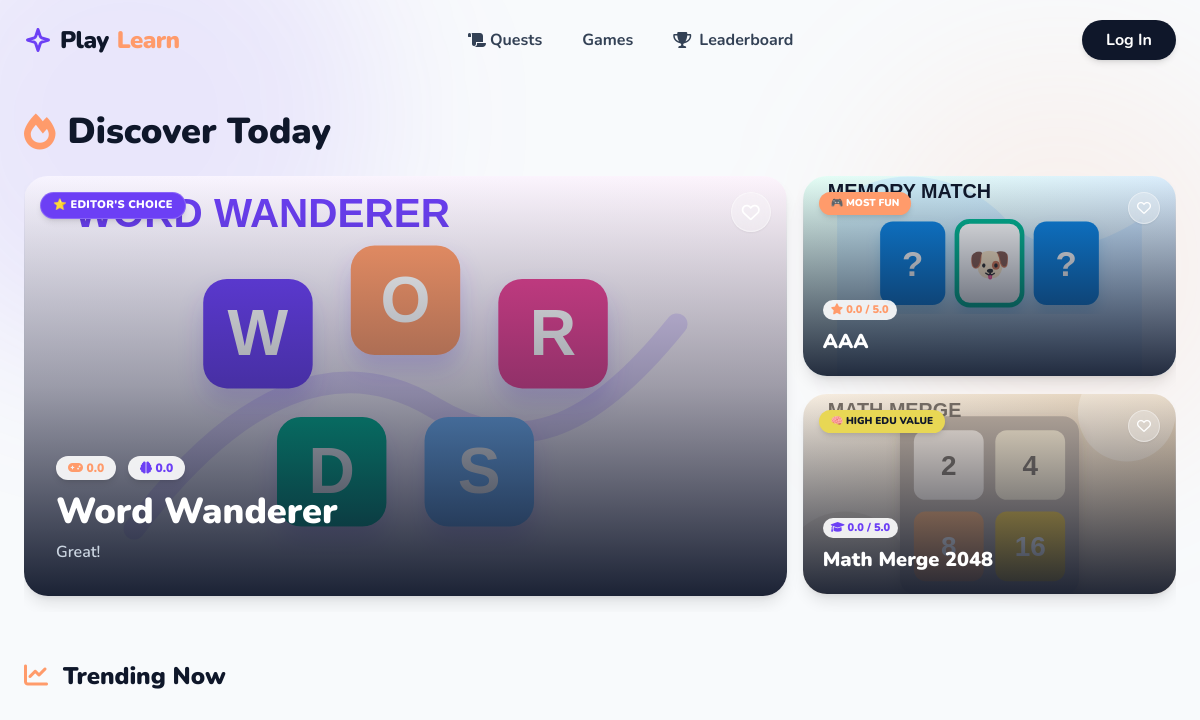
The page /homepage.php on the database its author committed.
### tables this page shows
CREATE TABLE `levels` (
  `id` int(11) NOT NULL,
  `level_name` varchar(100) NOT NULL,
  `category` varchar(50) NOT NULL DEFAULT 'Logic',
  `level_description` text DEFAULT NULL,
  `difficulty` enum('Easy','Normal','Hard') DEFAULT 'Easy',
  `target_score` int(11) DEFAULT 100,
  `image_url` varchar(255) DEFAULT 'assets/img/default_level.jpg',
  `game_url` varchar(255) NOT NULL DEFAULT 'game2048.php',
  `status` enum('published','draft') DEFAULT 'published',
  `created_at` timestamp NOT NULL DEFAULT current_timestamp(),
  `is_featured` tinyint(1) DEFAULT 0,
  `is_trending` tinyint(1) DEFAULT 0,
  `editor_choice` tinyint(1) NOT NULL DEFAULT 0
);

### includes/learning_helpers.php (called while the page is built, shortened)
<?php
function pl_default_game_covers() {
    return [
        '2048' => 'assets/game_covers/math_merge_2048.svg',
        'memory' => 'assets/game_covers/emoji_memory_match.svg',
        'math_pop' => 'assets/game_covers/math_pop.svg',
        'minesweeper' => 'assets/game_covers/mine_sweeper.svg',
        'mine' => 'assets/game_covers/mine_sweeper.svg',
        'odd_one_out' => 'assets/game_covers/odd_one_out.svg',
        'odd' => 'assets/game_covers/odd_one_out.svg',
        'snake' => 'assets/game_covers/snake_dash.svg',
        'word' => 'assets/game_covers/word_wanderer.svg',
    ];
}
function pl_game_cover_url($game) {
    $name = strtolower($game['level_name'] ?? '');
    $url = strtolower($game['game_url'] ?? '');
    $covers = pl_default_game_covers();
    foreach ($covers as $needle => $cover) {
        if (strpos($name, $needle) !== false || strpos($url, $needle) !== false) {
            return $cover;
        }
    }
    return $game['image_url'] ?? 'img/default-game.png';
}
?>

### homepage.php (the view, shortened to what this page needs)
<?php
require 'db_conn.php';
require_once 'includes/learning_helpers.php';
$games = [];
$seen_game_names = [];
$sql = "SELECT l.*, gab.min_age, gab.max_age,
        (SELECT AVG(rating_score) FROM game_reviews WHERE game_id = l.id AND rating_type = 'student') as fun_avg,
        (SELECT AVG(rating_score) FROM game_reviews WHERE game_id = l.id AND rating_type = 'parent') as edu_avg
        FROM levels l
        LEFT JOIN game_age_bands gab ON gab.game_id = l.id
        ORDER BY l.id DESC";
$res = $conn->query($sql);
if ($res && $res->num_rows > 0) {
    while ($row = $res->fetch_assoc()) {
        if (!in_array($row['level_name'], $seen_game_names)) {
            $row['fun_rating'] = $row['fun_avg'] !== null ? number_format($row['fun_avg'], 1) : '0.0';
            $row['edu_rating'] = $row['edu_avg'] !== null ? number_format($row['edu_avg'], 1) : '0.0';
            $row['image_url'] = pl_game_cover_url($row);
            $games[] = $row;
            $seen_game_names[] = $row['level_name'];
        }
    }
}
$user_fav_ids = [];
$user_level = 1;
$featured_game = null;
$top_fun_game = null;
$top_edu_game = null;
if (count($games) > 0) {
    foreach ($games as $g) { if (isset($g['is_featured']) && $g['is_featured'] == 1) { $featured_game = $g; break; } }
    $sorted_by_fun = $games; usort($sorted_by_fun, function($a, $b) { return $b['fun_rating'] <=> $a['fun_rating']; });
    $top_fun_game = $sorted_by_fun[0]['id'] === $featured_game['id'] && count($games) > 1 ? $sorted_by_fun[1] : $sorted_by_fun[0];
    $sorted_by_edu = $games; usort($sorted_by_edu, function($a, $b) { return $b['edu_rating'] <=> $a['edu_rating']; });
    foreach ($sorted_by_edu as $g) {
        if ($g['id'] !== $featured_game['id'] && $g['id'] !== $top_fun_game['id']) { $top_edu_game = $g; break; }
    }
}
?>
<!DOCTYPE html>
<html lang="en">
<head>
    <script src="https://cdn.tailwindcss.com"></script>
    <link rel="stylesheet" href="https://cdnjs.cloudflare.com/ajax/libs/font-awesome/6.0.0/css/all.min.css">
</head>
<body class="bg-[#f8fafc] text-slate-800 antialiased overflow-x-hidden">
    <header id="mainNav" class="smart-nav fixed w-full top-0 z-50 pt-2 pb-2">
        <div class="max-w-7xl mx-auto px-6 h-16 flex justify-between items-center">
            <a href="homepage.php" class="flex items-center gap-2 text-2xl font-black tracking-tight text-primary">
                Play<span class="text-blobOrange">Learn</span>
            </a>
            <nav class="hidden md:flex items-center gap-2 font-bold text-slate-700">
                <a href="javascript:void(0)" onclick="openQuestModal()" class="px-4 py-2 hover:bg-slate-100 rounded-xl hover:text-blobPurple transition-all flex items-center gap-1">
                    <i class="fas fa-scroll"></i> Quests
                </a>
                <a href="#trending-section" class="px-4 py-2 hover:bg-slate-100 rounded-xl hover:text-blobOrange transition-all">Games</a>
                <a href="leaderboard.php" class="px-4 py-2 hover:bg-slate-100 rounded-xl hover:text-blobYellow transition-all flex items-center gap-2">
                    <i class="fas fa-trophy"></i> Leaderboard
                </a>
            </nav>
            <div class="flex items-center gap-4">
                <?php if(isset($_SESSION['username'])): ?>
                    <div class="hidden sm:block text-sm font-bold text-primary bg-white/60 backdrop-blur px-4 py-1.5 rounded-full border border-white/40 shadow-sm flex items-center gap-2">
                        <span id="nav-lvl-badge" class="bg-blobYellow text-primary text-[10px] px-1.5 py-0.5 rounded-md font-black">Lv.<?php echo $user_level; ?></span>
                        <?php echo htmlspecialchars($_SESSION['username']); ?>
                    </div>
                    <?php if(($_SESSION['role'] ?? '') === 'parent'): ?>
                        <a href="ParentDashboard.php" class="text-blobPurple hover:text-primary font-black"><i class="fas fa-chart-line"></i> Dashboard</a>
                    <?php elseif(($_SESSION['role'] ?? '') === 'player'): ?>
                        <a href="student_profile.php" class="text-blobPurple hover:text-primary font-black"><i class="fas fa-paw"></i> Profile</a>
                    <?php endif; ?>
                    <a href="javascript:void(0)" onclick="openLogoutModal()" class="w-10 h-10 flex items-center justify-center bg-white/60 backdrop-blur hover:bg-red-100 hover:text-red-500 border border-slate-200 rounded-full transition-all shadow-sm ms-3">
    				<i class="fas fa-sign-out-alt"></i>
					</a>
                <?php else: ?>
                    <a href="login.php" class="bg-primary text-white px-6 py-2 rounded-full font-bold hover:bg-slate-800 transition-transform hover:scale-105 shadow-md">Log In</a>
                <?php endif; ?>
            </div>
        </div>
    </header>
    <section class="relative w-full pt-28 pb-12 overflow-hidden">
        <div class="max-w-7xl mx-auto px-6">
            <h1 class="text-3xl md:text-4xl font-black text-primary mb-6 flex items-center gap-3 reveal-left">
                <i class="fas fa-fire text-blobOrange"></i> Discover Today
            </h1>
            <?php if($featured_game && $top_fun_game && $top_edu_game): ?>
            <div class="flex overflow-x-auto scroll-snap-type-x gap-4 lg:grid lg:grid-cols-3 pb-4 reveal-up" style="scroll-snap-type: x mandatory; scrollbar-width: none;">
                <div class="game-card relative rounded-3xl overflow-hidden cursor-pointer h-[350px] lg:h-[420px] shadow-lg flex-shrink-0 w-[85%] lg:w-auto lg:col-span-2 lg:row-span-2" style="scroll-snap-align: center;" onclick="openGameDetails(<?php echo $featured_game['id']; ?>)">
                    <img src="<?php echo $featured_game['image_url']; ?>" class="absolute inset-0 w-full h-full object-cover game-thumb">
                    <div class="absolute inset-0 bg-gradient-to-t from-primary/95 via-primary/40 to-transparent"></div>
                    <div class="absolute top-4 left-4 flex gap-2"><span class="bg-blobPurple text-white px-3 py-1 rounded-full text-[11px] font-black uppercase tracking-wide border border-white/20 backdrop-blur-sm shadow-md">⭐ Editor's Choice</span></div>
                    <button onclick="toggleFavorite(event, <?php echo $featured_game['id']; ?>, this)" class="absolute top-4 right-4 z-30 w-10 h-10 bg-white/30 backdrop-blur-md rounded-full flex items-center justify-center shadow-sm hover:scale-110 transition-transform border border-white/40">
                        <?php $is_fav = in_array($featured_game['id'], $user_fav_ids); ?>
                        <i class="fa-heart text-lg <?php echo $is_fav ? 'fas text-rose-500' : 'far text-white'; ?>"></i>
                    </button>
                    <div class="absolute bottom-0 p-6 lg:p-8 w-full z-10">
                        <div class="flex gap-3 mb-3">
                            <span class="rating-link bg-white/90 backdrop-blur rounded-full px-3 py-1 text-xs font-black text-blobOrange shadow-md"><i class="fas fa-gamepad"></i> <?php echo $featured_game['fun_rating']; ?></span>
                            <span class="rating-link bg-white/90 backdrop-blur rounded-full px-3 py-1 text-xs font-black text-blobPurple shadow-md"><i class="fas fa-brain"></i> <?php echo $featured_game['edu_rating']; ?></span>
                        </div>
                        <h2 class="text-3xl lg:text-4xl font-black text-white mb-2 leading-tight"><?php echo htmlspecialchars($featured_game['level_name']); ?></h2>
                        <p class="text-slate-300 text-sm lg:text-base font-semibold line-clamp-2 max-w-xl"><?php echo htmlspecialchars($featured_game['level_description']); ?></p>
                    </div>
                </div>
                <div class="game-card relative rounded-3xl overflow-hidden cursor-pointer h-[350px] lg:h-[200px] shadow-lg flex-shrink-0 w-[85%] lg:w-auto" style="scroll-snap-align: center;" onclick="openGameDetails(<?php echo $top_fun_game['id']; ?>)">
                    <img src="<?php echo $top_fun_game['image_url']; ?>" class="absolute inset-0 w-full h-full object-cover game-thumb">
                    <div class="absolute inset-0 bg-gradient-to-t from-primary/90 to-transparent"></div>
                    <div class="absolute top-4 left-4 bg-blobOrange text-white px-3 py-1 rounded-full text-[10px] font-black uppercase shadow-md">🎮 Most Fun</div>
                    <button onclick="toggleFavorite(event, <?php echo $top_fun_game['id']; ?>, this)" class="absolute top-4 right-4 z-30 w-8 h-8 bg-white/30 backdrop-blur-md rounded-full flex items-center justify-center shadow-sm hover:scale-110 transition-transform border border-white/40">
                        <?php $is_fav = in_array($top_fun_game['id'], $user_fav_ids); ?>
                        <i class="fa-heart text-sm <?php echo $is_fav ? 'fas text-rose-500' : 'far text-white'; ?>"></i>
                    </button>
                    <div class="absolute bottom-0 p-5 w-full z-10">
                        <span class="rating-link inline-block bg-white/90 rounded-full px-2 py-0.5 text-[11px] font-black text-blobOrange mb-2"><i class="fas fa-star"></i> <?php echo $top_fun_game['fun_rating']; ?> / 5.0</span>
                        <h3 class="text-xl font-black text-white truncate"><?php echo htmlspecialchars($top_fun_game['level_name']); ?></h3>
                    </div>
                </div>
                <div class="game-card relative rounded-3xl overflow-hidden cursor-pointer h-[350px] lg:h-[200px] shadow-lg flex-shrink-0 w-[85%] lg:w-auto" style="scroll-snap-align: center;" onclick="openGameDetails(<?php echo $top_edu_game['id']; ?>)">
                    <img src="<?php echo $top_edu_game['image_url']; ?>" class="absolute inset-0 w-full h-full object-cover game-thumb">
                    <div class="absolute inset-0 bg-gradient-to-t from-primary/90 to-transparent"></div>
                    <div class="absolute top-4 left-4 bg-blobYellow text-primary px-3 py-1 rounded-full text-[10px] font-black uppercase shadow-md">🧠 High Edu Value</div>
                    <button onclick="toggleFavorite(event, <?php echo $top_edu_game['id']; ?>, this)" class="absolute top-4 right-4 z-30 w-8 h-8 bg-white/30 backdrop-blur-md rounded-full flex items-center justify-center shadow-sm hover:scale-110 transition-transform border border-white/40">
                        <?php $is_fav = in_array($top_edu_game['id'], $user_fav_ids); ?>
                        <i class="fa-heart text-sm <?php echo $is_fav ? 'fas text-rose-500' : 'far text-white'; ?>"></i>
                    </button>
                    <div class="absolute bottom-0 p-5 w-full z-10">
                        <span class="rating-link inline-block bg-white/90 rounded-full px-2 py-0.5 text-[11px] font-black text-blobPurple mb-2"><i class="fas fa-graduation-cap"></i> <?php echo $top_edu_game['edu_rating']; ?> / 5.0</span>
                        <h3 class="text-xl font-black text-white truncate"><?php echo htmlspecialchars($top_edu_game['level_name']); ?></h3>
                    </div>
                </div>
            </div>
            <?php endif; ?>
        </div>
    </section>
    <section id="trending-section" class="max-w-7xl mx-auto px-6 mb-12">
        <h2 class="text-2xl font-black text-primary mb-4 reveal-left"><i class="fas fa-chart-line text-blobOrange mr-2"></i> Trending Now</h2>
    </section>
</body>
</html>

### homepage.php (style rules this page uses)
.reveal-up { opacity: 0; transform: translateY(60px) scale(0.97); transition: all 0.8s cubic-bezier(0.25, 1, 0.2, 1); }
.reveal-up.active { opacity: 1; transform: translateY(0) scale(1); }
.reveal-left { opacity: 0; transform: translateX(-50px); transition: all 0.8s cubic-bezier(0.25, 1, 0.2, 1); }
.reveal-left.active { opacity: 1; transform: translateX(0); }
.smart-nav { background: transparent; transition: all 0.3s ease; }
.game-card { transition: all 0.4s cubic-bezier(0.175, 0.885, 0.32, 1.275); }
.game-thumb { transition: transform 0.6s ease; }
.rating-link { transition: 0.2s; position: relative; z-index: 20; }

### rows shown on the page
levels: level_name "Word Wanderer", level_description "Great!"
levels: level_name "AAA"
levels: level_name "Math Merge 2048"

### other values the page prints
$featured_game['fun_rating'] "0.0"
$featured_game['edu_rating'] "0.0"
$top_fun_game['fun_rating'] "0.0"
$top_edu_game['edu_rating'] "0.0"
